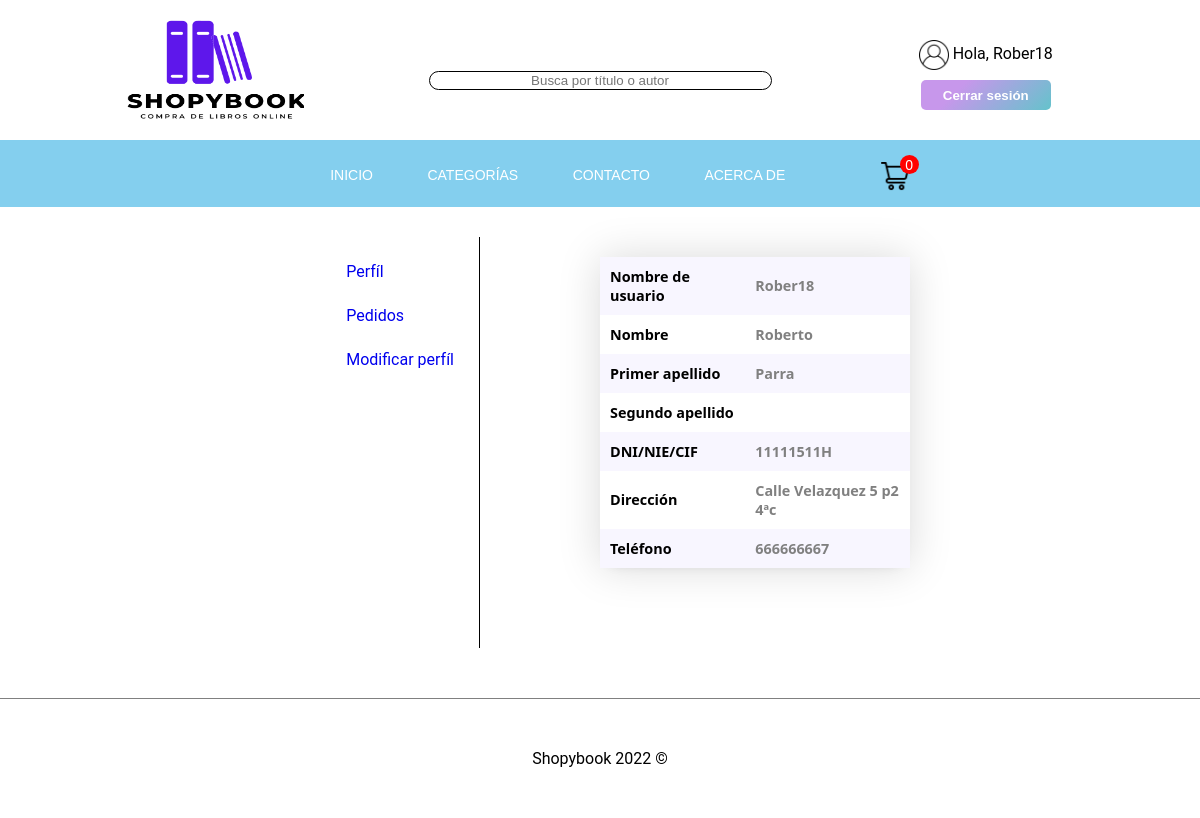
Screenshot of /perfil.php (signed in) with the database file from the repository.
### tables this page shows
CREATE TABLE `usuarios` (
`id` INT( 10 ) NOT NULL AUTO_INCREMENT PRIMARY KEY ,
`usuario` VARCHAR(255) NOT NULL UNIQUE,
`contrasena` VARCHAR(255) NOT NULL,
`dni` VARCHAR( 9 ) NULL,
`nombre` VARCHAR( 255 )NULL ,
`apellido_1` VARCHAR( 255 ) NULL,
`apellido_2` VARCHAR( 255 ) NULL ,
`direccion` VARCHAR( 255 ) NULL,
`imagen_perfil` VARCHAR( 512 ) NULL,
`telefono` INT(9) NULL
);

### include/DB.php (called while the page is built, shortened)
<?php
require_once('Libro.php');
require_once('User.php');
class DB {
    protected static function ejecutaConsulta($sql) {
        try {
            $pdoConn = new PDO(DB_DSN, DB_USER, DB_PASSWD,
                    array(PDO::ATTR_ERRMODE => PDO::ERRMODE_EXCEPTION));
            $resultado = null;
            if (isset($pdoConn))
                $resultado = $pdoConn->query($sql);
        } catch (PDOException $e) {
            ("Error: " . $e->getMessage());
        }
        return $resultado;
    }
    public static function obtieneCliente($user) {
        $sql = "SELECT * FROM usuarios WHERE usuario='$user';";
        $resultado = self::ejecutaConsulta($sql);
        $user = null;
        if (isset($resultado)) {
            $row = $resultado->fetch();
            $user = new User($row);
        }
        return $user;
    }
}

### include/User.php (called while the page is built, shortened)
<?php
class User {
    protected $usuario;
    protected $dni;
    protected $nombre;
    protected $apellido_1;
    protected $direccion;
    protected $telefono;
    public function getusuario() {return $this->usuario; }
    public function getdni() {return $this->dni; }
    public function getnombre() {return $this->nombre; }
    public function getapellido1() {return $this->apellido_1; }
    public function getdireccion() {return $this->direccion; }
    public function gettelefono() {return $this->telefono; }
    public function __construct($row) {
        $this->usuario = $row['usuario'];
        $this->dni = $row['dni'];
        $this->nombre = $row['nombre'];
        $this->apellido_1 = $row['apellido_1'];
        $this->direccion = $row['direccion'];
        $this->telefono = $row['telefono'];
    }
}
?>

### perfil.php (the view, shortened to what this page needs)
<?php
require_once'./templates/header.php';
require_once('include/DB.php');
if (isset($_SESSION['usuario'])) {
    $cliente = DB::obtieneCliente($_SESSION['usuario']);
} else {
    header("Location: login.php");
}
?>
<div id="perfil-container">
    <div id="menu-perfil">
        <ul>
            <li><a href="#datos-perfil" onclick="return()" id="perfil">Perfíl</a></li>
            <?php
            if (!($_SESSION['usuario'] === 'admin')) {
                ?>
                <li><a href="#datos-pedido" onclick="return()" id="pedidos">Pedidos</a></li>
                <?php
            }
            ?>
            <li><a href="#modificar-perfil" onclick="return()" id="modifica-perfil">Modificar perfíl</a></li>
        </ul>
    </div>
    <div id="datos-perfil" name="datos-perfil">
        <div>
            <table id='tabla-perfil'>
                <tbody>
                    <tr>
                        <th>Nombre de usuario</th>
                        <th><?php echo $cliente->getusuario(); ?></th>
                    </tr>
                    <tr>
                        <th>Nombre</th>
                        <th><?php echo $cliente->getnombre(); ?></th>
                    </tr>
                    <tr>
                        <th>Primer apellido</th>
                        <th><?php echo $cliente->getapellido1(); ?></th>
                    </tr>
                    <tr>
                        <th>Segundo apellido</th>
                        <th><?php echo $cliente->getapellido2(); ?></th>
                    </tr>
                    <tr>
                        <th>DNI/NIE/CIF</th>
                        <th><?php echo $cliente->getdni(); ?></th>
                    </tr>
                    <tr>
                        <th>Dirección</th>
                        <th><?php echo $cliente->getdireccion(); ?></th>
                    </tr>
                    <tr>
                        <th>Teléfono</th>
                        <th><?php echo $cliente->gettelefono(); ?></th>
                    </tr>
                </tbody>
            </table>
        </div>
    </div>
</div>
<?php require_once'./templates/footer.php'; ?>

### css/style.css (style rules this page uses)
html { min-height: 100%; position: relative; }
body { overflow-x: hidden; height: 100%; margin: 0; font-family: Work Sans,Source Sans Pro,Roboto,Helvetica Neue,Arial,sans-serif, arial; }

### css/libros.css (style rules this page uses)
table { margin: 0 auto; margin-bottom: 30px; font-size:12px; width:70%; border-collapse: collapse; text-align: center; background: #fff; box-shadow: 0 5px 12px -12px rgb(0 0 0 / 29%); font-family: "Source Serif Pro",Source Sans Pro,Segoe UI,Roboto,Helvetica Neue,Arial,sans-serif; }
tbody { box-shadow: 0 0px 40px 0px rgb(0 0 0 / 15%); }
table th:first-child { border-radius: 10px 0px 0px 0px; }
table th:last-child { border-radius: 0px 10px 0px 0px; }
table tr:nth-child(odd) { background-color: #f8f6ff ; }
#tabla-perfil { width: 100%; text-align: left; font-size: .9rem; }
#tabla-perfil th { padding: 10px; }
#tabla-perfil th:first-child { border-radius: inherit; }
#tabla-perfil th:last-child { border-radius: inherit; color: grey; }

### css/perfil.css (style rules this page uses)
#perfil-container { display: grid; margin: 0 auto; grid-template-columns: 1fr 1fr; }
#menu-perfil { border-right: 1px solid black; margin-top: 30px; margin-right: 20%; margin-left: auto; position: sticky; }
#menu-perfil ul { list-style: none; }
#menu-perfil ul li { margin: 25px; }
#menu-perfil ul li a { text-decoration: none; }
#datos-perfil { margin: 50px auto; width: 310px; margin-left: -0px; }

### rows the page displays
usuarios: usuario "Rober18", nombre "Roberto", apellido_1 "Parra", dni "11111511H", direccion "Calle Velazquez 5 p2 4ªc", telefono "666666667"

### other values shown
$_SESSION['usuario'] "Rober18"
$result "0"
